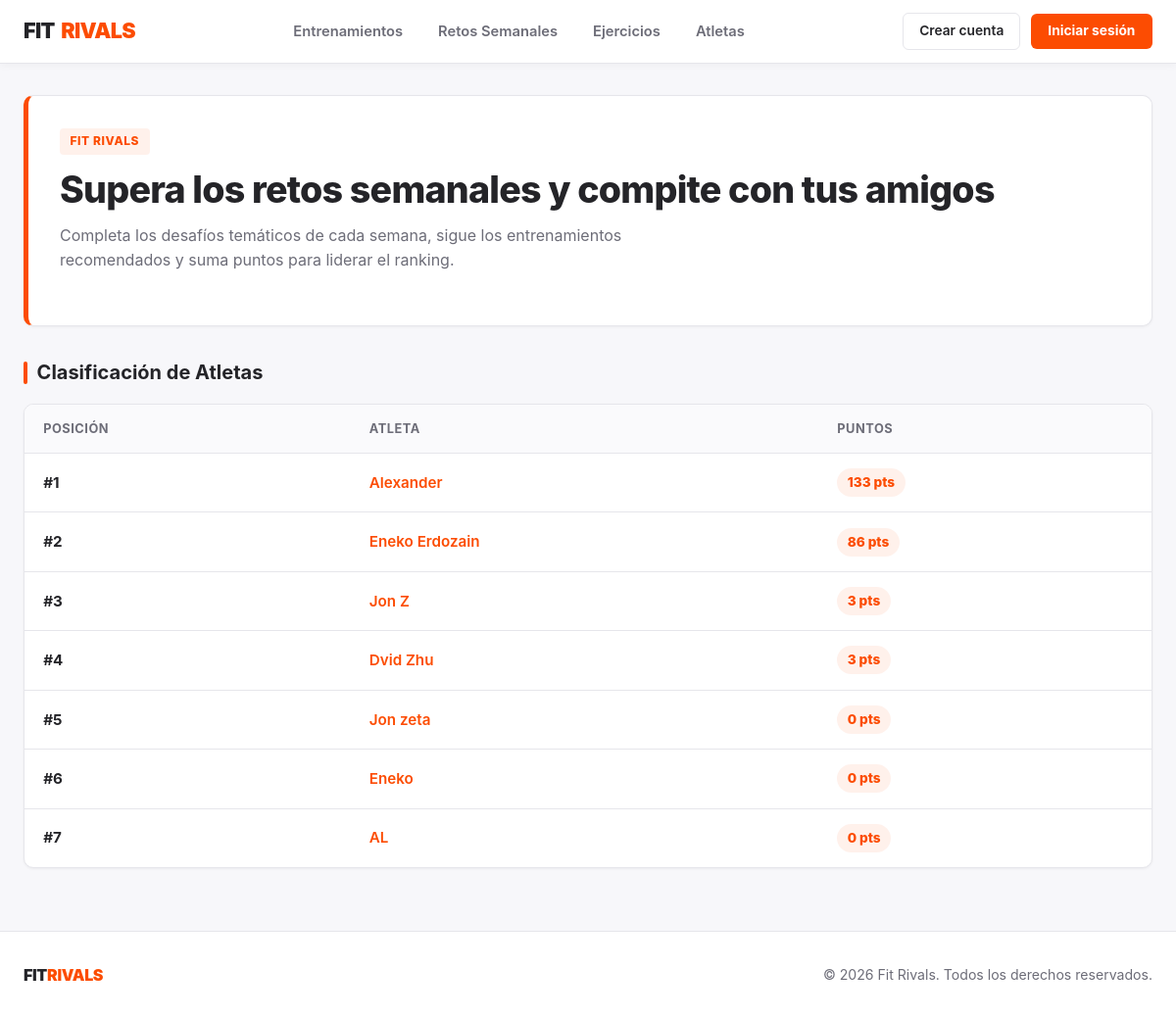
/, run on an earlier commit of the app's database.
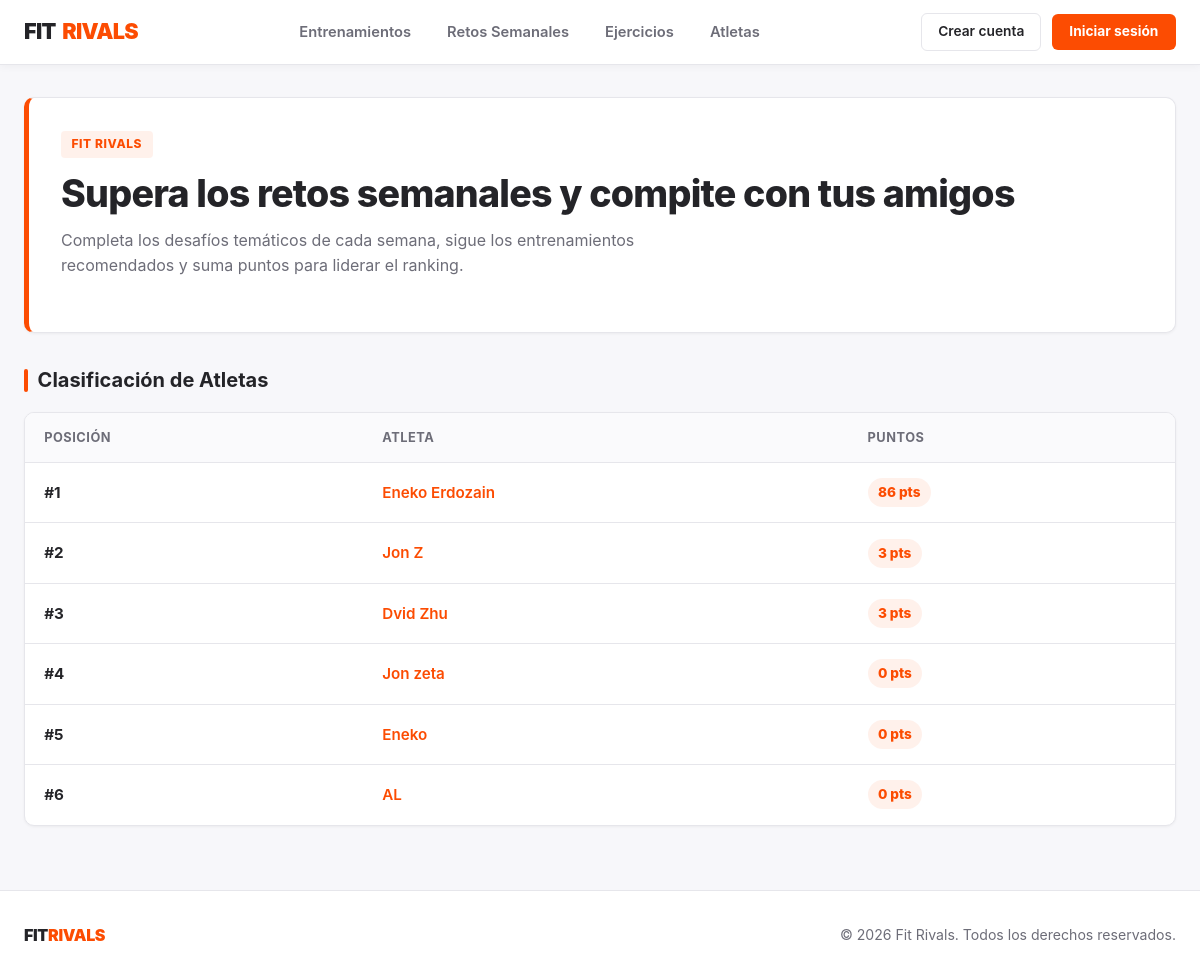
And on a later commit of the database.
### FitrivalsApp/models.py (models this page shows, shortened)
class Usuario(models.Model):
    nombre = models.CharField(max_length=100, unique=True)
    email = models.EmailField(unique=True)
    password = models.CharField(max_length=128)
    fecha_alta = models.DateField(auto_now_add=True)
    puntos = models.IntegerField(default=0)

### FitrivalsApp/views.py (the view)
# urls.py: path('', views.index, name='index'),
def index(request):
    retos = Reto.objects.all()
    usuarios = Usuario.objects.order_by('-puntos')
    return render(request, 'index.html', {
        'retos': retos,
        'usuarios': usuarios,
    })

### FitrivalsApp/templates/index.html (shortened to what this page needs)
{% extends 'base.html' %}
{% block content %}
<section class="dashboard-hero">
    <div class="hero-card">
        <span class="badge-orange">FIT RIVALS</span>
        <h1>Supera los retos semanales y compite con tus amigos</h1>
        <p>Completa los desafíos temáticos de cada semana, sigue los entrenamientos recomendados y suma puntos para liderar el ranking.</p>
    </div>
</section>
<h2>Clasificación de Atletas</h2>
<div class="strava-table-wrapper">
    <table class="strava-table">
        <thead>
            <tr>
                <th>Posición</th>
                <th>Atleta</th>
                <th>Puntos</th>
            </tr>
        </thead>
        <tbody>
            {% for u in usuarios %}
            <tr>
                <td><strong>#{{ forloop.counter }}</strong></td>
                <td><a href="{% url 'detalle_usuario' u.pk %}">{{ u.nombre }}</a></td>
                <td><span class="points-badge">{{ u.puntos }} pts</span></td>
            </tr>
            {% empty %}
            <tr>
                <td colspan="3">No hay atletas registrados todavía.</td>
            </tr>
            {% endfor %}
        </tbody>
    </table>
</div>
{% endblock %}

What changed in the data, as far as the page shows it:
removed Usuario: nombre "Alexander", puntos "133"
